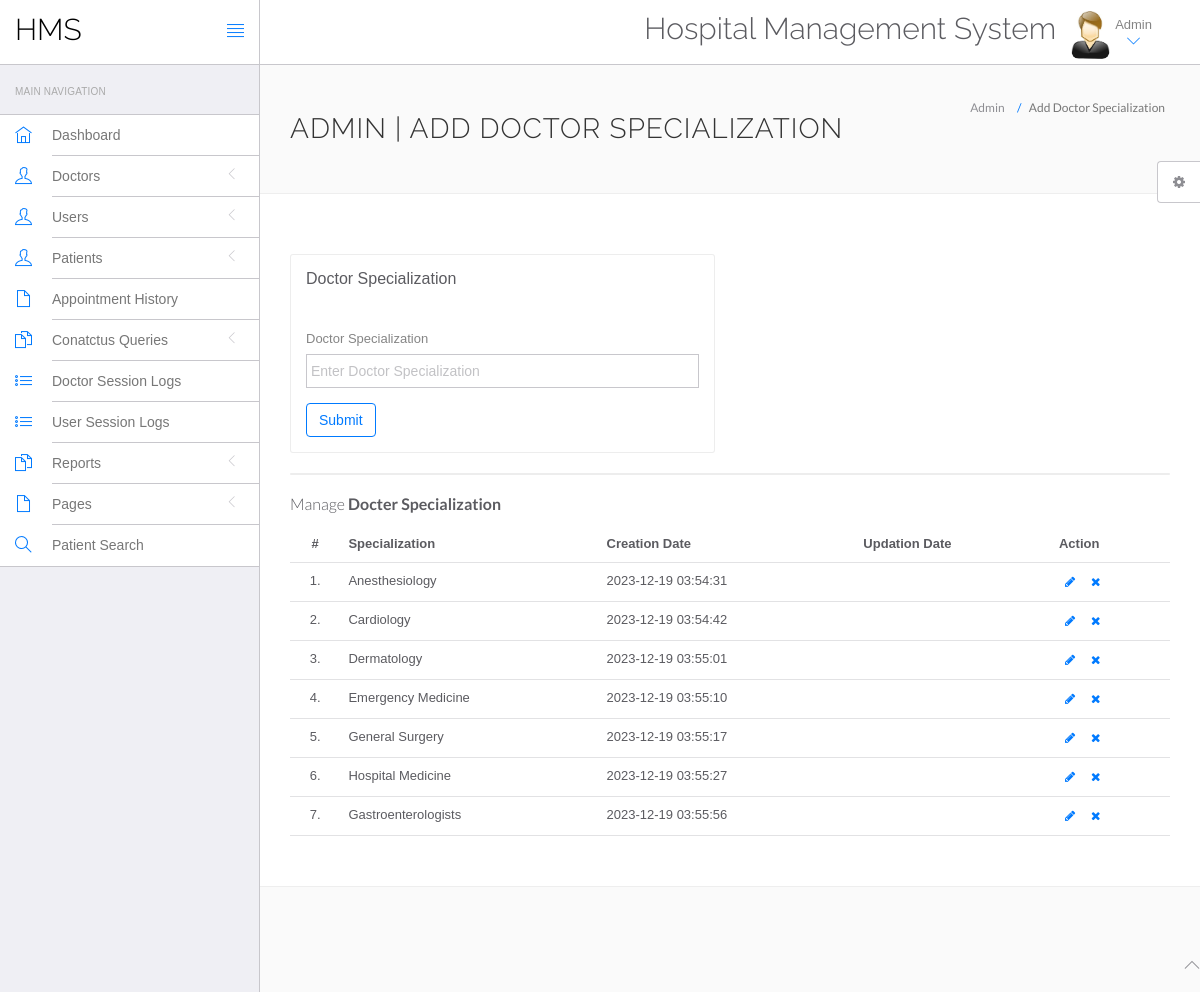
Page /hms/admin/doctor-specilization.php (signed in) on the committed database.
### tables this page shows
CREATE TABLE `doctorspecilization` (
  `id` int(11) NOT NULL,
  `specilization` varchar(255) DEFAULT NULL,
  `creationDate` timestamp NULL DEFAULT current_timestamp(),
  `updationDate` timestamp NULL DEFAULT NULL ON UPDATE current_timestamp()
);

### hms/admin/doctor-specilization.php (the view, shortened to what this page needs)
<?php
include('include/config.php');
if(strlen($_SESSION['id']==0)) {
 header('location:logout.php');
  } else{
?>
<!DOCTYPE html>
<html lang="en">
	<head>
		<link rel="stylesheet" href="vendor/bootstrap/css/bootstrap.min.css">
		<link rel="stylesheet" href="vendor/fontawesome/css/font-awesome.min.css">
		<link rel="stylesheet" href="vendor/themify-icons/themify-icons.min.css">
		<link href="vendor/animate.css/animate.min.css" rel="stylesheet" media="screen">
		<link href="vendor/perfect-scrollbar/perfect-scrollbar.min.css" rel="stylesheet" media="screen">
		<link href="vendor/switchery/switchery.min.css" rel="stylesheet" media="screen">
		<link href="vendor/bootstrap-touchspin/jquery.bootstrap-touchspin.min.css" rel="stylesheet" media="screen">
		<link href="vendor/select2/select2.min.css" rel="stylesheet" media="screen">
		<link href="vendor/bootstrap-datepicker/bootstrap-datepicker3.standalone.min.css" rel="stylesheet" media="screen">
		<link href="vendor/bootstrap-timepicker/bootstrap-timepicker.min.css" rel="stylesheet" media="screen">
		<link rel="stylesheet" href="assets/css/styles.css">
		<link rel="stylesheet" href="assets/css/plugins.css">
		<link rel="stylesheet" href="assets/css/themes/theme-1.css" id="skin_color" />
	</head>
	<body>
		<div id="app">
<?php include('include/sidebar.php');?>
			<div class="app-content">
						<?php include('include/header.php');?>
				<div class="main-content" >
					<div class="wrap-content container" id="container">
						<section id="page-title">
							<div class="row">
								<div class="col-sm-8">
									<h1 class="mainTitle">Admin | Add Doctor Specialization</h1>
																	</div>
								<ol class="breadcrumb">
									<li>
										<span>Admin</span>
									</li>
									<li class="active">
										<span>Add Doctor Specialization</span>
									</li>
								</ol>
							</div>
						</section>
						<div class="container-fluid container-fullw bg-white">
							<div class="row">
								<div class="col-md-12">
									<div class="row margin-top-30">
										<div class="col-lg-6 col-md-12">
											<div class="panel panel-white">
												<div class="panel-heading">
													<h5 class="panel-title">Doctor Specialization</h5>
												</div>
												<div class="panel-body">
													<form role="form" name="dcotorspcl" method="post" >
														<div class="form-group">
															<label for="exampleInputEmail1">
																Doctor Specialization
															</label>
							<input type="text" name="doctorspecilization" class="form-control"  placeholder="Enter Doctor Specialization">
														</div>
														<button type="submit" name="submit" class="btn btn-o btn-primary">
															Submit
														</button>
													</form>
												</div>
											</div>
										</div>
											</div>
										</div>
									<div class="col-lg-12 col-md-12">
											<div class="panel panel-white">
											</div>
										</div>
									</div>
									<div class="row">
								<div class="col-md-12">
									<h5 class="over-title margin-bottom-15">Manage <span class="text-bold">Docter Specialization</span></h5>
									<table class="table table-hover" id="sample-table-1">
										<thead>
											<tr>
												<th class="center">#</th>
												<th>Specialization</th>
												<th class="hidden-xs">Creation Date</th>
												<th>Updation Date</th>
												<th>Action</th>
											</tr>
										</thead>
										<tbody>
<?php
$sql=mysqli_query($con,"select * from doctorSpecilization");
$cnt=1;
while($row=mysqli_fetch_array($sql))
{
?>
											<tr>
												<td class="center"><?php echo $cnt;?>.</td>
												<td class="hidden-xs"><?php echo $row['specilization'];?></td>
												<td><?php echo $row['creationDate'];?></td>
												<td><?php echo $row['updationDate'];?>
												</td>
												<td >
												<div class="visible-md visible-lg hidden-sm hidden-xs">
							<a href="edit-doctor-specialization.php?id=<?php echo $row['id'];?>" class="btn btn-transparent btn-xs" tooltip-placement="top" tooltip="Edit"><i class="fa fa-pencil"></i></a>
	<a href="doctor-specilization.php?id=<?php echo $row['id']?>&del=delete" onClick="return confirm('Are you sure you want to delete?')"class="btn btn-transparent btn-xs tooltips" tooltip-placement="top" tooltip="Remove"><i class="fa fa-times fa fa-white"></i></a>
												</div>
												</td>
											</tr>
											<?php
$cnt=$cnt+1;
											 }?>
										</tbody>
									</table>
								</div>
							</div>
								</div>
							</div>
						</div>
					</div>
				</div>
	<?php include('include/footer.php');?>
	<?php include('include/setting.php');?>
	</body>
</html>
<?php } ?>

### hms/admin/include/sidebar.php (shortened to what this page needs)
<div class="sidebar app-aside" id="sidebar">
				<div class="sidebar-container perfect-scrollbar">
<nav>
						<div class="navbar-title">
							<span>Main Navigation</span>
						</div>
						<ul class="main-navigation-menu">
							<li>
								<a href="dashboard.php">
									<div class="item-content">
										<div class="item-media">
											<i class="ti-home"></i>
										</div>
										<div class="item-inner">
											<span class="title"> Dashboard </span>
										</div>
									</div>
								</a>
							</li>
							<li>
								<a href="javascript:void(0)">
									<div class="item-content">
										<div class="item-media">
											<i class="ti-user"></i>
										</div>
										<div class="item-inner">
											<span class="title"> Doctors </span><i class="icon-arrow"></i>
										</div>
									</div>
								</a>
								</li>
				<li>
								<a href="javascript:void(0)">
									<div class="item-content">
										<div class="item-media">
											<i class="ti-user"></i>
										</div>
										<div class="item-inner">
											<span class="title"> Users </span><i class="icon-arrow"></i>
										</div>
									</div>
								</a>
								</li>
								<li>
								<a href="javascript:void(0)">
									<div class="item-content">
										<div class="item-media">
											<i class="ti-user"></i>
										</div>
										<div class="item-inner">
											<span class="title"> Patients </span><i class="icon-arrow"></i>
										</div>
									</div>
								</a>
								</li>
<li>
								<a href="appointment-history.php">
									<div class="item-content">
										<div class="item-media">
											<i class="ti-file"></i>
										</div>
										<div class="item-inner">
											<span class="title"> Appointment History </span>
										</div>
									</div>
								</a>
							</li>
				<li>
								<a href="javascript:void(0)">
									<div class="item-content">
										<div class="item-media">
											<i class="ti-files"></i>
										</div>
										<div class="item-inner">
											<span class="title"> Conatctus Queries </span><i class="icon-arrow"></i>
										</div>
									</div>
								</a>
								</li>
	<li>
								<a href="doctor-logs.php">
									<div class="item-content">
										<div class="item-media">
											<i class="ti-list"></i>
										</div>
										<div class="item-inner">
											<span class="title"> Doctor Session Logs </span>
										</div>
									</div>
								</a>
							</li>
							<li>
								<a href="user-logs.php">
									<div class="item-content">
										<div class="item-media">
											<i class="ti-list"></i>
										</div>
										<div class="item-inner">
											<span class="title"> User Session Logs </span>
										</div>
									</div>
								</a>
							</li>
				<li>
								<a href="javascript:void(0)">
									<div class="item-content">
										<div class="item-media">
											<i class="ti-files"></i>
										</div>
										<div class="item-inner">
											<span class="title"> Reports </span><i class="icon-arrow"></i>
										</div>
									</div>
								</a>
							</li>
				<li>
								<a href="javascript:void(0)">
									<div class="item-content">
										<div class="item-media">
											<i class="ti-file"></i>
										</div>
										<div class="item-inner">
											<span class="title"> Pages </span><i class="icon-arrow"></i>
										</div>
									</div>
								</a>
							</li>
								<li>
								<a href="patient-search.php">
									<div class="item-content">
										<div class="item-media">
											<i class="ti-search"></i>
										</div>
										<div class="item-inner">
											<span class="title"> Patient Search </span>
										</div>
									</div>
								</a>
							</li>
						</ul>
					</nav>
					</div>
			</div>

### hms/admin/include/header.php (shortened to what this page needs)
<header class="navbar navbar-default navbar-static-top">
					<div class="navbar-header">
						<a class="navbar-brand" href="#">
							<h2 style="padding-top:20%; color:#000 ">HMS</h2>
						</a>
						<a href="#" class="sidebar-toggler pull-right visible-md visible-lg" data-toggle-class="app-sidebar-closed" data-toggle-target="#app">
							<i class="ti-align-justify"></i>
						</a>
					</div>
					<div class="navbar-collapse collapse">
						<ul class="nav navbar-right">
								<li  style="padding-top:2% ">
								<h2>Hospital Management System</h2>
							</li>
							<li class="dropdown current-user">
								<a href class="dropdown-toggle" data-toggle="dropdown">
									<img src="assets/images/images.jpg" > <span class="username">
			Admin
									<i class="ti-angle-down"></i></i></span>
								</a>
							</li>
						</ul>
					</div>
				</header>

### hms/admin/include/footer.php
<footer>
				<div class="footer-inner">
					<div class="pull-left">
					<span class="text-bold text-uppercase"> Hospital Management System</span>
					</div>
					<div class="pull-right">
						<span class="go-top"><i class="ti-angle-up"></i></span>
					</div>
				</div>
			</footer>

### hms/admin/include/setting.php (shortened to what this page needs)
<div class="settings panel panel-default hidden-xs hidden-sm" id="settings">
				<button ct-toggle="toggle" data-toggle-class="active" data-toggle-target="#settings" class="btn btn-default">
					<i class="fa fa-spin fa-gear"></i>
				</button>
			</div>

### hms/admin/assets/css/plugins.css (style rules this page uses)
.perfect-scrollbar { overflow-y: hidden !important; }

### hms/admin/assets/css/themes/theme-1.css (style rules this page uses)
body { background: #FAFAFA; }
header .navbar-header { background: #ffffff !important; border-right-color: #c8c7cc !important; border-bottom-color: #c8c7cc !important; }
header .navbar-header .sidebar-toggler, header .navbar-header .sidebar-mobile-toggler { color: #007aff !important; }
header .navbar-header .navbar-brand { color: #777 !important; }
header .navbar-collapse { background: #ffffff !important; border-bottom-color: #c8c7cc !important; box-shadow: none !important; }
header .navbar-collapse .navbar-right > li > a { color: #777; }
header .navbar-collapse .navbar-right > li > a i { color: #007aff !important; }
#sidebar { background: #EFEFF4 !important; }
#sidebar:before { border-right-width: "1px" !important; border-right-style: solid; border-right-color: #c8c7cc !important; }
#sidebar nav { border-right-width: "1px" !important; border-right-style: solid; border-right-color: #c8c7cc !important; }
#sidebar nav .navbar-title { color: #aaaaaa; }
#sidebar nav > ul { background: #ffffff !important; border-bottom-color: #c8c7cc !important; border-top-color: #c8c7cc !important; }
#sidebar nav > ul > li > a .item-media > i { color: #007aff !important; }
#sidebar nav > ul > li > a .item-inner { color: #777 !important; border-bottom-color: #c8c7cc; }

### rows in the picture
doctorspecilization: specilization "Anesthesiology", creationDate "2023-12-19 03:54:31"
doctorspecilization: specilization "Cardiology", creationDate "2023-12-19 03:54:42"
doctorspecilization: specilization "Dermatology", creationDate "2023-12-19 03:55:01"
doctorspecilization: specilization "Emergency Medicine", creationDate "2023-12-19 03:55:10"
doctorspecilization: specilization "General Surgery", creationDate "2023-12-19 03:55:17"
doctorspecilization: specilization "Hospital Medicine", creationDate "2023-12-19 03:55:27"
doctorspecilization: specilization "Gastroenterologists", creationDate "2023-12-19 03:55:56"
